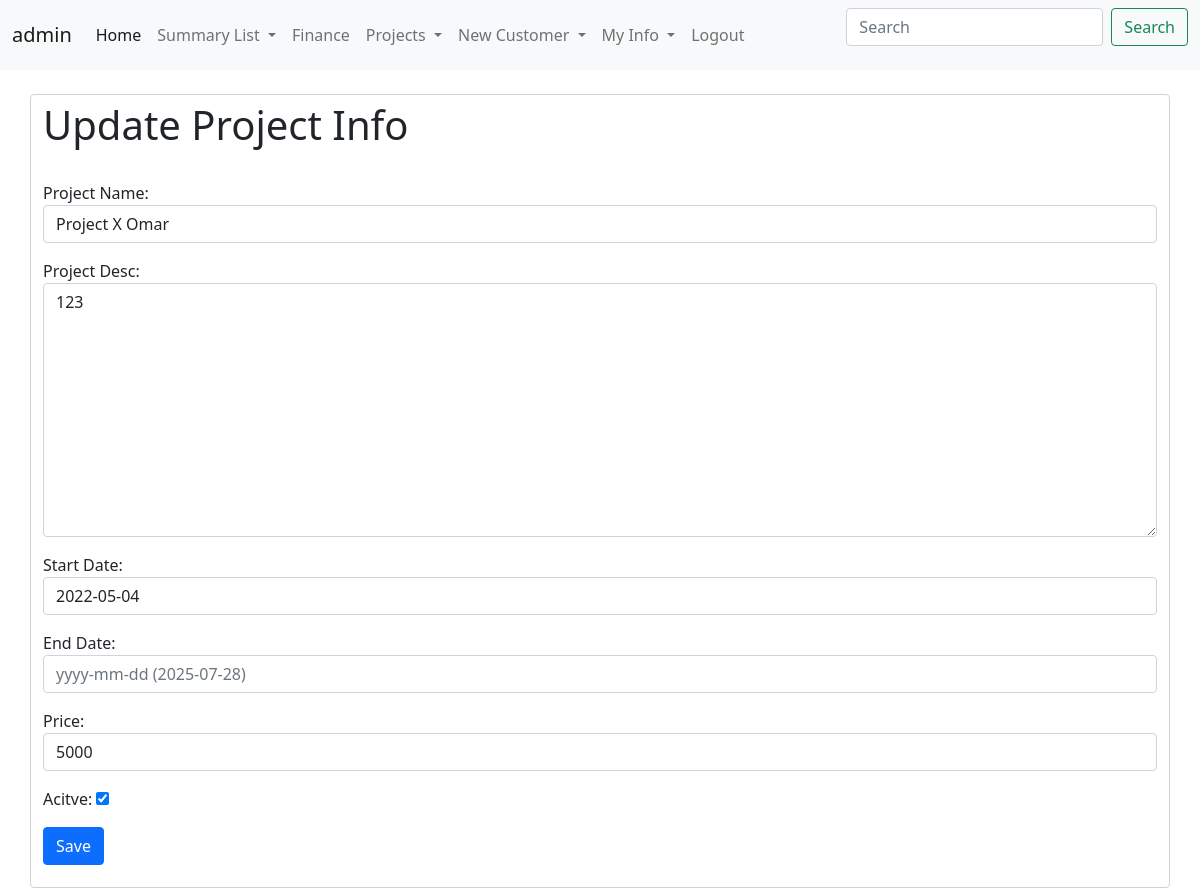
The app's page /updateProject/9 (signed in) with its own data.
### CRM/models.py (models this page shows, shortened)
class ProjectInfoModel(models.Model):
    projectId = models.AutoField(primary_key=True)
    projectName = models.CharField(max_length=100 , unique=True)
    projectDesc =  models.CharField(max_length=300)
    startDate = models.DateField(default= datetime.now)
    endDate = models.DateField(blank=True, null=True)
    price = models.IntegerField()
    active = models.BooleanField(default=True)
    createdBy = models.ForeignKey(User, on_delete=models.CASCADE)
    GA1 = models.CharField(max_length=100 , blank=True, null=True)
    GA2 = models.CharField(max_length=100 , blank=True, null=True)
    GB1 = models.BooleanField(default=False , blank=True, null=True)
    GB2 = models.BooleanField(default=False , blank=True, null=True)
    GD1 = models.DateField(blank=True, null=True)
    GD2 = models.DateField(blank=True, null=True)

### CRM/views.py (the view)
# urls.py: path('updateProject/<int:pk>',views.updateProject.as_view() , name='updateProject'),
class updateProject(LoginRequiredMixin,UpdateView):
    template_name = 'CRM/NewProject.html'
    form_class = projectInfoForm
    model = ProjectInfoModel
    success_url = '/ProjectsList'

### CRM/forms.py
class projectInfoForm(forms.ModelForm):
    class Meta:
        model = ProjectInfoModel
        fields = ('projectName','projectDesc','startDate','endDate','price','active')
        widgets = {
            'projectName' : forms.TextInput(attrs={'class':'form-control'} ),
            'projectDesc' : forms.Textarea(attrs={'class':'form-control'} ),
            'startDate' : forms.DateInput(format=('%Y-%m-%d'),attrs={'class':'form-control' , 'placeholder':'yyyy-mm-dd (2025-07-28)'} ),
            'endDate' : forms.DateInput(format=('%Y-%m-%d'),attrs={'class':'form-control' , 'placeholder':'yyyy-mm-dd (2025-07-28)'} ),
            'price' : forms.NumberInput(attrs={'class':'form-control'}),
        }
        labels = {
            'projectName' : 'Project Name',
            'projectDesc' : 'Project Desc',
            'startDate' : 'Start Date',
            'endDate' : 'End Date',
            'price' : 'Price',
            'active' : 'Acitve',
        }

### CRM/templates/CRM/NewProject.html (shortened to what this page needs)
{% include 'CRM/base.html' %}
{% include 'CRM/navbar.html' %}
{% block content %}
<div class="col-md-6 container-sm form-control">
        {% if request.path == '/NewProject' %}
        <h1>Create New Project  </h1>
        {% else %}
        <h1>Update Project Info </h1>
        {% endif %}
        <br>
        <form method="post">
        {{ form.as_p }}
        <input class="btn btn-primary" type="submit" value="Save">
        </form>
</div>
{% endblock %}

### CRM/templates/CRM/navbar.html (shortened to what this page needs)
{% block content %}
<nav class="navbar navbar-expand-lg navbar-light bg-light">
    <div class="container-fluid">
      <a class="navbar-brand" href="#">{{user.get_username}}</a>
      <div class="collapse navbar-collapse" id="navbarScroll">
        <ul class="navbar-nav me-auto my-2 my-lg-0 navbar-nav-scroll" style="--bs-scroll-height: 100px;">
          {% if user.is_superuser %}
          <li class="nav-item">
            <a class="nav-link active" aria-current="page" href="{% url 'CRM:customerList' %}">Home</a>
          </li>
          <li class="nav-item dropdown">
            <a class="nav-link dropdown-toggle" href="#" id="navbarScrollingDropdown" role="button" data-bs-toggle="dropdown" aria-expanded="false">
              Summary List
            </a>
          </li>
          <li class="nav-item">
            <a class="nav-link" href="#">Finance</a>
          </li>
          <li class="nav-item dropdown">
            <a class="nav-link dropdown-toggle" href="#" id="navbarScrollingDropdown" role="button" data-bs-toggle="dropdown" aria-expanded="false">
              Projects
            </a>
          </li>
          <li class="nav-item dropdown">
            <a class="nav-link dropdown-toggle" href="#" id="navbarScrollingDropdown" role="button" data-bs-toggle="dropdown" aria-expanded="false">
              New Customer
            </a>
          </li>
          {% endif %}
          {% if user.is_authenticated %}
          <li class="nav-item dropdown">
            <a class="nav-link dropdown-toggle" href="#" id="navbarScrollingDropdown" role="button" data-bs-toggle="dropdown" aria-expanded="false">
              My Info
            </a>
          </li>
          {% endif %}
          {% if user.is_authenticated %}
          <li class="nav-item">
            <a class="nav-link" href="{% url 'logout' %}">Logout</a>
          </li>
          {% else %}
          <li class="nav-item"></li>
          <a class="nav-link" href="{% url 'login' %}">Login</a>
        </li>
          {% endif %}
        </ul>
        <form class="d-flex">
          <input class="form-control me-2" type="search" placeholder="Search" aria-label="Search">
          <button class="btn btn-outline-success" type="submit">Search</button>
        </form>
      </div>
    </div>
  </nav>
  {% endblock %}

### records on screen
ProjectInfoModel: projectName "Project X Omar", projectDesc "123", startDate "2022-05-04", price "5000", active "☑"

### other values on screen
{{ user.get_username }} "admin"
